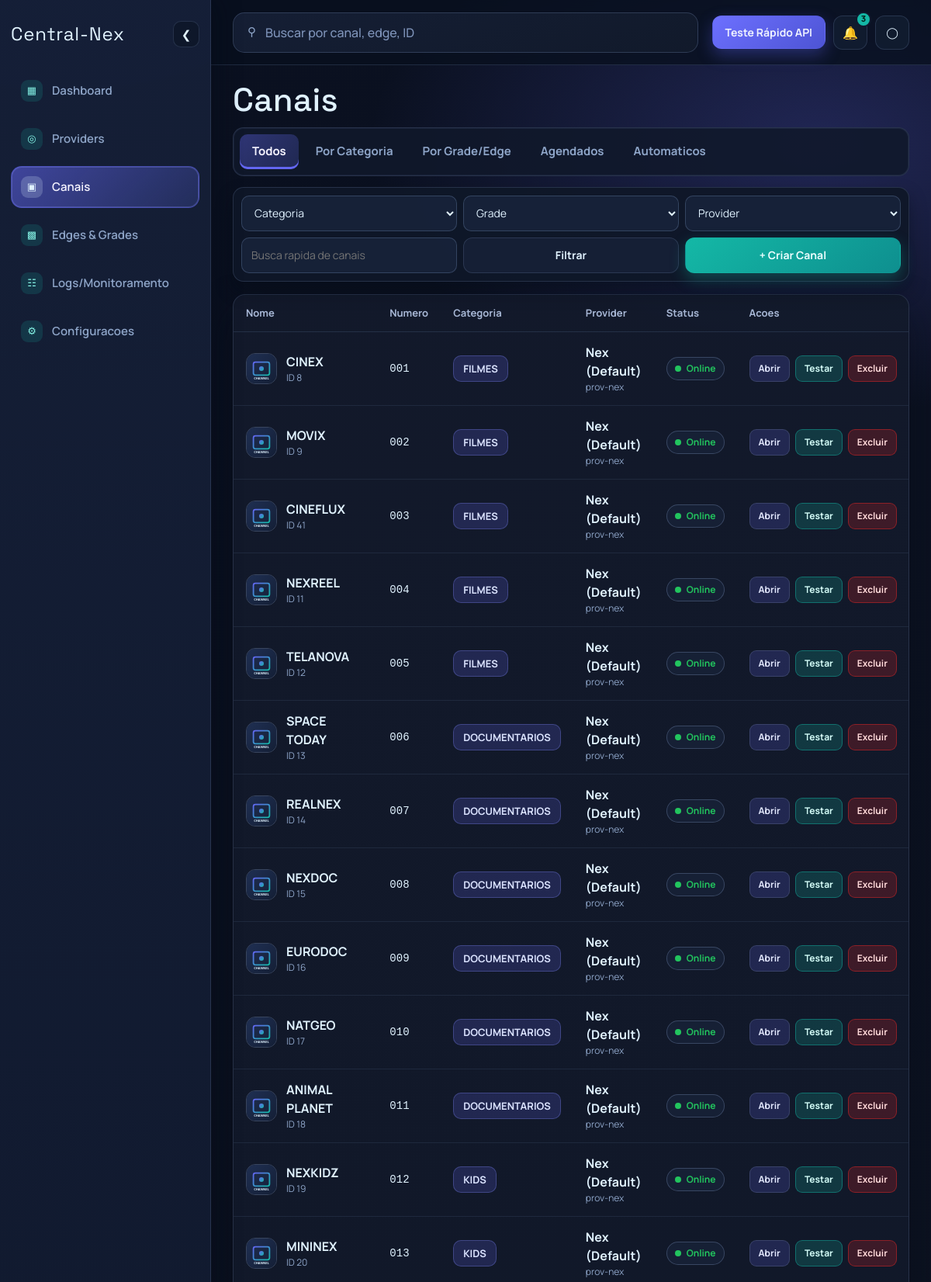
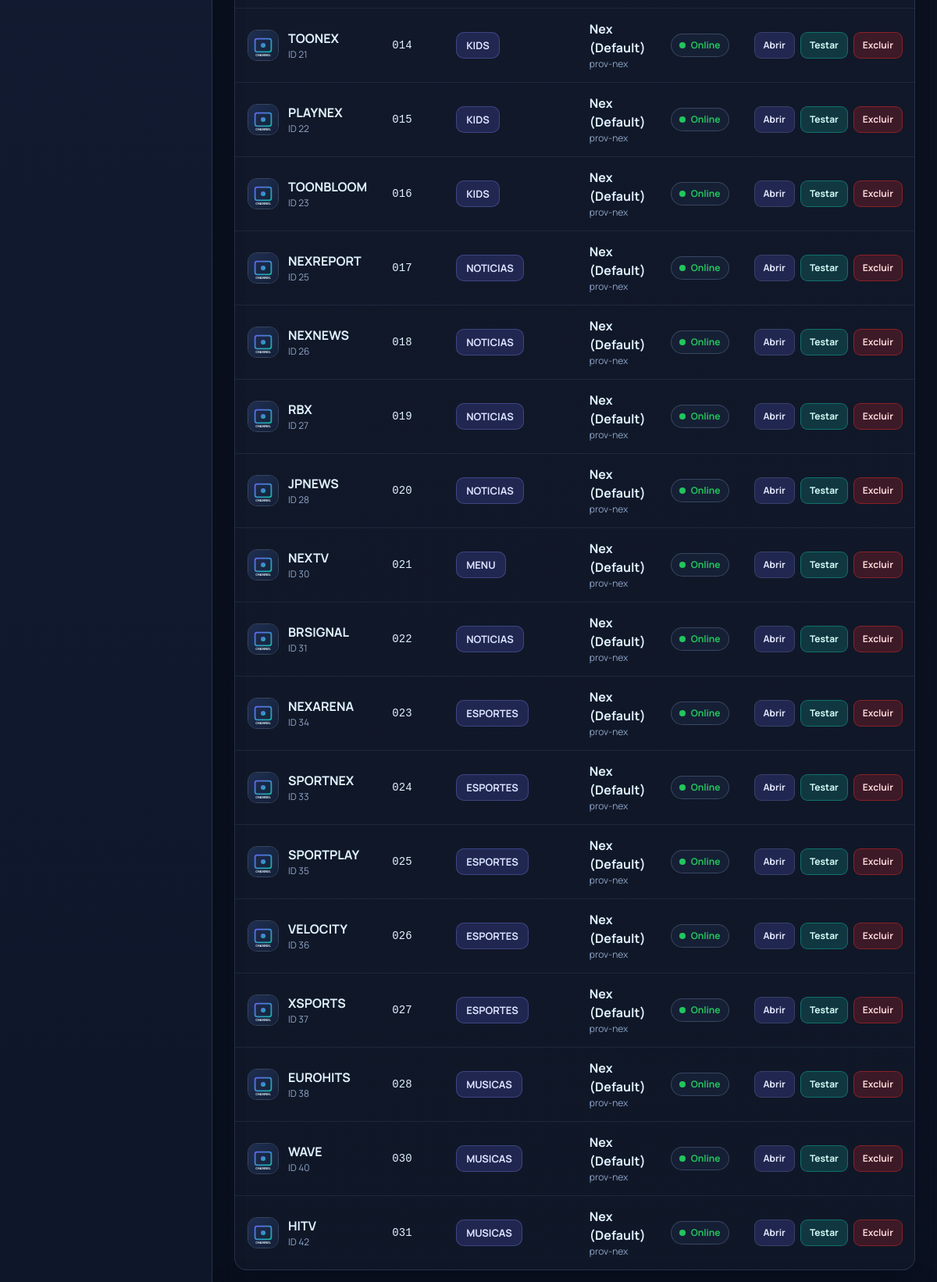
The page / (signed in, upper part) on the database its author committed (2 pictures, top to bottom).
### tables this page shows
CREATE TABLE channels (
            id INTEGER PRIMARY KEY AUTOINCREMENT,
            channel_number TEXT NOT NULL,
            name TEXT NOT NULL,
            category TEXT NOT NULL,
            provider_id TEXT NOT NULL,
            source_url TEXT NOT NULL,
            kind TEXT NOT NULL DEFAULT 'auto',
            schedule_start TEXT,
            is_active INTEGER NOT NULL DEFAULT 1,
            sort_order INTEGER NOT NULL DEFAULT 100,
            created_at TEXT NOT NULL DEFAULT (datetime('now')), icon_url TEXT DEFAULT '',
            FOREIGN KEY(provider_id) REFERENCES providers(provider_id) ON DELETE CASCADE,
            UNIQUE(provider_id, channel_number)
        );

CREATE TABLE providers (
        provider_id TEXT PRIMARY KEY,
        name TEXT NOT NULL,
        description TEXT DEFAULT ''
    );

### app/main.py (the view)
@app.get("/", response_class=HTMLResponse)
def home(request: Request):
    channel_category = (request.query_params.get("channel_category") or "").strip()
    channel_grade_raw = (request.query_params.get("channel_grade_id") or "").strip()
    channel_provider_id = (request.query_params.get("channel_provider_id") or "").strip()
    edge_country = (request.query_params.get("edge_country") or "").strip()
    edge_state = (request.query_params.get("edge_state") or "").strip()
    edge_city = (request.query_params.get("edge_city") or "").strip()
    channel_grade_id: Optional[int] = None
    if channel_grade_raw:
        try:
            channel_grade_id = int(channel_grade_raw)
        except Exception:
            channel_grade_id = None
    providers = fetch_all("SELECT * FROM providers ORDER BY provider_id")
    channel_grades = fetch_all("SELECT * FROM channel_grades ORDER BY name")
    category_rows = fetch_all(
        """SELECT DISTINCT category
           FROM channels
           WHERE TRIM(COALESCE(category, '')) <> ''
           ORDER BY category"""
    )
    channel_categories = [r["category"] for r in category_rows]
    channel_sql = """
        SELECT c.id, c.channel_number, c.name, c.category, c.provider_id, c.source_url, c.icon_url, c.kind, c.schedule_start, c.is_active, c.sort_order, c.created_at,
               p.name AS provider_name,
               (
                   SELECT COUNT(*)
                   FROM playlist_items pi
                   JOIN playlists pl ON pl.id = pi.playlist_id
                   WHERE pl.channel_id = c.id
               ) AS linear_items_count
        FROM channels c
        JOIN providers p ON p.provider_id = c.provider_id
    """
    channel_args: List[Any] = []
    channel_where: List[str] = []
    if channel_grade_id:
        channel_sql += " JOIN channel_grade_channels cgc ON cgc.channel_id = c.id "
        channel_where.append("cgc.grade_id = ?")
        channel_args.append(channel_grade_id)
    if channel_category:
        channel_where.append("c.category = ?")
        channel_args.append(channel_category)
    if channel_provider_id:
        channel_where.append("c.provider_id = ?")
        channel_args.append(channel_provider_id)
    if channel_where:
        channel_sql += " WHERE " + " AND ".join(channel_where)
    channel_sql += " ORDER BY p.provider_id, c.sort_order, c.channel_number"
    channels = fetch_all(channel_sql, tuple(channel_args))
    channels_all = fetch_all(
        """SELECT id, channel_number, name, provider_id
           FROM channels
           WHERE is_active=1
           ORDER BY provider_id, sort_order, channel_number"""
    )
    edge_sql = """
        SELECT
            e.*,
            g.name AS grade_name,
            COALESCE(h.is_online, 0) AS ping_online,
            h.latency_ms AS ping_latency_ms,
            h.checked_at AS ping_checked_at,
            h.fail_reason AS ping_fail_reason
        FROM edges e
        LEFT JOIN channel_grades g ON g.id = e.grade_id
        LEFT JOIN edge_health h ON h.edge_id = e.edge_id
    """
    edge_where: List[str] = []
    edge_args: List[Any] = []
    if edge_country:
        edge_where.append("e.country = ?")
        edge_args.append(edge_country)
    if edge_state:
        edge_where.append("e.state = ?")
        edge_args.append(edge_state)
    if edge_city:
        edge_where.append("e.city = ?")
        edge_args.append(edge_city)
    if edge_where:
        edge_sql += " WHERE " + " AND ".join(edge_where)
    edge_sql += " ORDER BY e.country, e.state, e.city, e.edge_id"
    edges = fetch_all(edge_sql, tuple(edge_args))
    country_rows = fetch_all(
        """SELECT DISTINCT country
           FROM edges
           WHERE TRIM(COALESCE(country, '')) <> ''
           ORDER BY country"""
    )
    edge_countries = [r["country"] for r in country_rows]
    state_sql = """
        SELECT DISTINCT state
        FROM edges
        WHERE TRIM(COALESCE(state, '')) <> ''
    """
    state_args: List[Any] = []
    if edge_country:
        state_sql += " AND country = ?"
        state_args.append(edge_country)
    state_sql += " ORDER BY state"
    edge_states = [r["state"] for r in fetch_all(state_sql, tuple(state_args))]
    city_sql = """
        SELECT DISTINCT city
        FROM edges
        WHERE TRIM(COALESCE(city, '')) <> ''
    """
    city_args: List[Any] = []
    if edge_country:
        city_sql += " AND country = ?"
        city_args.append(edge_country)
    if edge_state:
        city_sql += " AND state = ?"
        city_args.append(edge_state)
    city_sql += " ORDER BY city"
    edge_cities = [r["city"] for r in fetch_all(city_sql, tuple(city_args))]
    grade_channels = fetch_all(
        """SELECT gc.grade_id, g.name AS grade_name, gc.channel_id, gc.sort_order,
                  c.channel_number, c.name AS channel_name, c.provider_id, p.name AS provider_name
           FROM channel_grade_channels gc
           JOIN channel_grades g ON g.id = gc.grade_id
           JOIN channels c ON c.id = gc.channel_id
           JOIN providers p ON p.provider_id = c.provider_id
           {where_clause}
           ORDER BY g.name, gc.sort_order, c.channel_number"""
           .format(where_clause="WHERE gc.grade_id = ?" if channel_grade_id else ""),
        (channel_grade_id,) if channel_grade_id else (),
    )
    return templates.TemplateResponse("home.html", {
        "request": request,
        "providers": providers,
        "edges": edges,
        "channels": channels,
        "channels_all": channels_all,
        "channel_categories": channel_categories,
        "channel_grades": channel_grades,
        "grade_channels": grade_channels,
        "selected_channel_category": channel_category,
        "selected_channel_grade_id": str(channel_grade_id) if channel_grade_id else "",
        "selected_channel_provider_id": channel_provider_id,
        "edge_countries": edge_countries,
        "edge_states": edge_states,
        "edge_cities": edge_cities,
        "selected_edge_country": edge_country,
        "selected_edge_state": edge_state,
        "selected_edge_city": edge_city,
    })

### app/templates/home.html (shortened to what this page needs)
<!doctype html>
<html lang="pt-BR">
<head>
  <link rel="stylesheet" href="https://cdn.jsdelivr.net/npm/bootstrap@5.3.3/dist/css/bootstrap.min.css">
  <link rel="stylesheet" href="/static/css/app.css">
</head>
<body>
{% set ns = namespace(inactive=0) %}
{% for c in channels %}
  {% if not c.is_active %}
    {% set ns.inactive = ns.inactive + 1 %}
  {% endif %}
{% endfor %}
{% set notification_count = ns.inactive if ns.inactive > 0 else 3 %}
<div class="nex-layout">
  <aside class="nex-sidebar" id="nexSidebar">
    <div class="nex-sidebar-head">
      <span class="nex-logo">Central-Nex</span>
      <button class="sidebar-collapse-btn js-sidebar-toggle" data-toggle="desktop" type="button" aria-label="Recolher menu lateral">
        <span class="collapse-glyph" aria-hidden="true">&#10094;</span>
      </button>
    </div>
    <nav class="nex-nav" aria-label="Menu principal">
      <a href="#dashboard" class="nex-nav-item">
        <span class="nex-nav-icon" aria-hidden="true">&#9638;</span>
        <span class="nex-nav-label">Dashboard</span>
      </a>
      <a href="#provider-manager" class="nex-nav-item">
        <span class="nex-nav-icon" aria-hidden="true">&#9678;</span>
        <span class="nex-nav-label">Providers</span>
      </a>
      <a href="#channel-list" class="nex-nav-item">
        <span class="nex-nav-icon" aria-hidden="true">&#9635;</span>
        <span class="nex-nav-label">Canais</span>
      </a>
      <a href="#grade-manager" class="nex-nav-item">
        <span class="nex-nav-icon" aria-hidden="true">&#9641;</span>
        <span class="nex-nav-label">Edges &amp; Grades</span>
      </a>
      <a href="#edges-monitor" class="nex-nav-item">
        <span class="nex-nav-icon" aria-hidden="true">&#9783;</span>
        <span class="nex-nav-label">Logs/Monitoramento</span>
      </a>
      <a href="#configuracoes" class="nex-nav-item">
        <span class="nex-nav-icon" aria-hidden="true">&#9881;</span>
        <span class="nex-nav-label">Configuracoes</span>
      </a>
    </nav>
  </aside>
  <div class="nex-main-wrap">
    <header class="nex-topbar">
      <div class="nex-topbar-left">
        <label class="nex-global-search" for="globalSearch">
          <span class="search-ico" aria-hidden="true">&#9906;</span>
          <input id="globalSearch" type="text" placeholder="Buscar por canal, edge, ID" autocomplete="off">
        </label>
      </div>
      <div class="nex-topbar-actions">
        <a href="#quick-api" class="nex-btn nex-btn-indigo">Teste R&aacute;pido API</a>
        <button class="icon-btn" type="button" aria-label="Notificacoes">
          <span aria-hidden="true">&#128276;</span>
          <span class="badge-count">{{ notification_count }}</span>
        </button>
        <div class="user-menu-wrap">
          <button class="icon-btn user-btn" type="button" id="userMenuBtn" aria-label="Menu usuario">
            <span aria-hidden="true">&#9711;</span>
          </button>
        </div>
      </div>
    </header>
    <main class="nex-main-content" id="channel-list">
      <section class="nex-page-title">
        <h1>Canais</h1>
      </section>
      <section class="nex-tabs" aria-label="Navegacao de canais">
        <button type="button" class="nex-tab is-active" data-tab="all">Todos</button>
        <button type="button" class="nex-tab" data-tab="category">Por Categoria</button>
        <button type="button" class="nex-tab" data-tab="grade">Por Grade/Edge</button>
        <button type="button" class="nex-tab" data-tab="scheduled">Agendados</button>
        <button type="button" class="nex-tab" data-tab="automatic">Automaticos</button>
      </section>
      <section class="nex-sticky-filters">
        <form class="nex-filter-row" method="get" action="/" id="channelFilterForm">
          <select name="channel_category" aria-label="Categoria">
            <option value="">Categoria</option>
          </select>
          <select name="channel_grade_id" aria-label="Grade">
            <option value="">Grade</option>
          </select>
          <select name="channel_provider_id" aria-label="Provider">
            <option value="">Provider</option>
          </select>
          <input id="channelQuickSearch" type="text" placeholder="Busca rapida de canais" autocomplete="off">
          <button class="nex-btn nex-btn-ghost" type="submit">Filtrar</button>
          <a class="nex-btn nex-btn-teal" href="#create-channel">+ Criar Canal</a>
        </form>
      </section>
      <section class="nex-surface channel-surface">
        <table class="nex-table">
          <thead>
            <tr>
              <th>Nome</th>
              <th>Numero</th>
              <th>Categoria</th>
              <th>Provider</th>
              <th>Status</th>
              <th>Acoes</th>
            </tr>
          </thead>
          <tbody id="channelTableBody">
          {% for c in channels %}
            <tr class="channel-row"
                data-search="{{ (c.channel_number ~ ' ' ~ c.name ~ ' ' ~ c.category ~ ' ' ~ c.provider_id ~ ' ' ~ c.provider_name)|lower }}"
                data-kind="{{ (c.kind or '')|lower }}"
                data-scheduled="{{ 1 if c.schedule_start else 0 }}"
                data-category="{{ (c.category or '')|lower }}"
                data-provider="{{ (c.provider_id ~ ' ' ~ c.provider_name)|lower }}">
              <td>
                <div class="channel-main">
                  {% if c.icon_url %}
                  <img class="channel-avatar-img" src="{{ c.icon_url }}" alt="Icone {{ c.name }}" onerror="this.onerror=null;this.src='/static/channel-icons/default-channel.svg';">
                  {% else %}
                  <div class="channel-avatar">{{ (c.name[0] if c.name else 'C')|upper }}</div>
                  {% endif %}
                  <div>
                    <div class="channel-name">{{ c.name }}</div>
                    <div class="channel-meta">ID {{ c.id }}{% if c.schedule_start %} | {{ c.schedule_start }}{% endif %}</div>
                  </div>
                </div>
              </td>
              <td class="mono">{{ c.channel_number }}</td>
              <td><span class="pill">{{ c.category }}</span></td>
              <td>
                <div class="provider-name">{{ c.provider_name }}</div>
                <div class="provider-id">{{ c.provider_id }}</div>
              </td>
              <td>
                <span class="status-pill {% if c.is_active %}is-online{% else %}is-offline{% endif %}">
                  <span class="dot"></span>
                  {% if c.is_active %}Online{% else %}Offline{% endif %}
                </span>
              </td>
              <td>
                <div class="table-actions">
                  <a class="nex-btn nex-btn-inline" href="/admin/channels/{{c.id}}">Abrir</a>
                  <a class="nex-btn nex-btn-inline is-secondary" href="/admin/channels/{{c.id}}?mode=test">Testar</a>
                  <form method="post" action="/admin/channels/delete" onsubmit="return confirm('Excluir canal {{c.channel_number}} - {{c.name}}?');">
                    <button class="nex-btn nex-btn-inline is-danger" type="submit">Excluir</button>
                  </form>
                </div>
              </td>
            </tr>
          {% else %}
            <tr><td colspan="6" class="nex-empty">Nenhum canal encontrado.</td></tr>
          {% endfor %}
          </tbody>
        </table>
      </section>
    </main>
  </div>
</div>
</body>
</html>

### rows shown on the page
channels: name "CINEX", id "8", channel_number "001", category "FILMES", provider_name "Nex (Default)", provider_id "prov-nex", is_active "Online"
channels: name "MOVIX", id "9", channel_number "002", category "FILMES", provider_name "Nex (Default)", provider_id "prov-nex", is_active "Online"
channels: name "CINEFLUX", id "41", channel_number "003", category "FILMES", provider_name "Nex (Default)", provider_id "prov-nex", is_active "Online"
channels: name "NEXREEL", id "11", channel_number "004", category "FILMES", provider_name "Nex (Default)", provider_id "prov-nex", is_active "Online"
channels: name "TELANOVA", id "12", channel_number "005", category "FILMES", provider_name "Nex (Default)", provider_id "prov-nex", is_active "Online"
channels: name "SPACE TODAY", id "13", channel_number "006", category "DOCUMENTARIOS", provider_name "Nex (Default)", provider_id "prov-nex", is_active "Online"
channels: name "REALNEX", id "14", channel_number "007", category "DOCUMENTARIOS", provider_name "Nex (Default)", provider_id "prov-nex", is_active "Online"
channels: name "NEXDOC", id "15", channel_number "008", category "DOCUMENTARIOS", provider_name "Nex (Default)", provider_id "prov-nex", is_active "Online"
channels: name "EURODOC", id "16", channel_number "009", category "DOCUMENTARIOS", provider_name "Nex (Default)", provider_id "prov-nex", is_active "Online"
channels: name "NATGEO", id "17", channel_number "010", category "DOCUMENTARIOS", provider_name "Nex (Default)", provider_id "prov-nex", is_active "Online"
channels: name "ANIMAL PLANET", id "18", channel_number "011", category "DOCUMENTARIOS", provider_name "Nex (Default)", provider_id "prov-nex", is_active "Online"
channels: name "NEXKIDZ", id "19", channel_number "012", category "KIDS", provider_name "Nex (Default)", provider_id "prov-nex", is_active "Online"
channels: name "MININEX", id "20", channel_number "013", category "KIDS", provider_name "Nex (Default)", provider_id "prov-nex", is_active "Online"
channels: name "TOONEX", id "21", channel_number "014", category "KIDS", provider_name "Nex (Default)", provider_id "prov-nex", is_active "Online"
channels: name "PLAYNEX", id "22", channel_number "015", category "KIDS", provider_name "Nex (Default)", provider_id "prov-nex", is_active "Online"
channels: name "TOONBLOOM", id "23", channel_number "016", category "KIDS", provider_name "Nex (Default)", provider_id "prov-nex", is_active "Online"
channels: name "NEXREPORT", id "25", channel_number "017", category "NOTICIAS", provider_name "Nex (Default)", provider_id "prov-nex", is_active "Online"
channels: name "NEXNEWS", id "26", channel_number "018", category "NOTICIAS", provider_name "Nex (Default)", provider_id "prov-nex", is_active "Online"
channels: name "RBX", id "27", channel_number "019", category "NOTICIAS", provider_name "Nex (Default)", provider_id "prov-nex", is_active "Online"
channels: name "JPNEWS", id "28", channel_number "020", category "NOTICIAS", provider_name "Nex (Default)", provider_id "prov-nex", is_active "Online"
channels: name "NEXTV", id "30", channel_number "021", category "MENU", provider_name "Nex (Default)", provider_id "prov-nex", is_active "Online"
channels: name "BRSIGNAL", id "31", channel_number "022", category "NOTICIAS", provider_name "Nex (Default)", provider_id "prov-nex", is_active "Online"
channels: name "NEXARENA", id "34", channel_number "023", category "ESPORTES", provider_name "Nex (Default)", provider_id "prov-nex", is_active "Online"
channels: name "SPORTNEX", id "33", channel_number "024", category "ESPORTES", provider_name "Nex (Default)", provider_id "prov-nex", is_active "Online"
channels: name "SPORTPLAY", id "35", channel_number "025", category "ESPORTES", provider_name "Nex (Default)", provider_id "prov-nex", is_active "Online"
channels: name "VELOCITY", id "36", channel_number "026", category "ESPORTES", provider_name "Nex (Default)", provider_id "prov-nex", is_active "Online"
channels: name "XSPORTS", id "37", channel_number "027", category "ESPORTES", provider_name "Nex (Default)", provider_id "prov-nex", is_active "Online"
channels: name "EUROHITS", id "38", channel_number "028", category "MUSICAS", provider_name "Nex (Default)", provider_id "prov-nex", is_active "Online"
channels: name "WAVE", id "40", channel_number "030", category "MUSICAS", provider_name "Nex (Default)", provider_id "prov-nex", is_active "Online"
channels: name "HITV", id "42", channel_number "031", category "MUSICAS", provider_name "Nex (Default)", provider_id "prov-nex", is_active "Online"

### other values the page prints
{{ notification_count }} "3"
